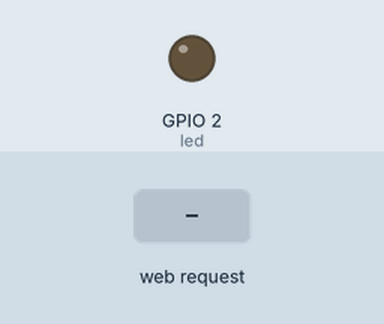
Recording of a program running on a simulated ESP32 board running MicroPython. Shown: output pins drawn as LEDs (lit = HIGH). Inputs (shaded band) come from the test bench. The board's own WiFi access point starts at once.

Above: at 1.2 s.
1.3 s: HTTP request GET /toggle received
At 2.1 s:
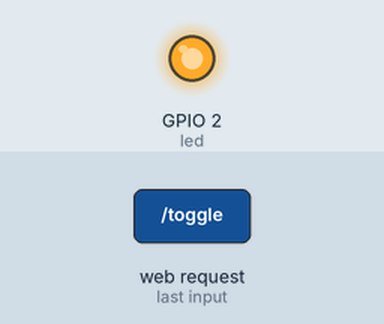
Timing chart, 0 to 4.3 s (numbered marks = the images above; inputs shaded):
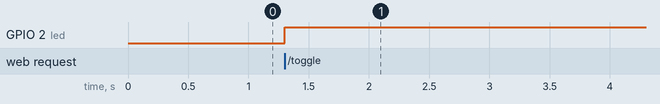

The program:

WiFi_AP_LED_toggle.py
```python
import machine
import network
import socket

# define the pin number for the built-in LED on the ESP32
led_pin = 2

# create a Pin object for the LED pin
led = machine.Pin(led_pin, machine.Pin.OUT)

# create a WiFi access point with the given SSID and password
ap = network.WLAN(network.AP_IF)
ap.active(True)
ap.config(essid='MyESP32AP', password='mypassword')

# define the HTML content for the web page
html = """<!DOCTYPE html>
<html>
  <head>
    <meta name="viewport" content="width=device-width, initial-scale=1">
    <title>ESP32 LED Control</title>
    <style>
      body { font-family: Arial, Helvetica, sans-serif; }
      .container { display: flex; flex-direction: column; align-items: center; }
      .led { margin-top: 30px; width: 100px; height: 100px; border-radius: 50%; background-color: #CCCCCC; }
      .button { margin-top: 20px; padding: 10px 20px; background-color: #4CAF50; color: white; border: none; border-radius: 4px; cursor: pointer; }
    </style>
  </head>
  <body>
    <div class="container">
      <h1>ESP32 LED Control</h1>
      <div class="led" id="led"></div>
      <button class="button" onclick="toggleLed()">Toggle LED</button>
    </div>
    <script>
		var isOn = false;
      function toggleLed() {
        var xhr = new XMLHttpRequest();
        xhr.open('GET', '/toggle');
        xhr.send();

		isOn = !isOn;
        document.getElementById('led').classList.toggle('on');
		if(isOn){
			document.getElementById('led').style.backgroundColor = "#4284df";
		}else{
			document.getElementById('led').style.backgroundColor = "#CCCCCC";
		}

      }
    </script>
  </body>
</html>"""

# create a function to handle incoming client requests
def handle_request(conn):
    request = conn.recv(1024)
    method, path, version = request.decode().split('\r\n')[0].split()
    if path == '/':
        conn.send('HTTP/1.1 200 OK\r\nContent-Type: text/html\r\n\r\n' + html)
    elif path == '/toggle':
        led.value(not led.value())
        conn.send('HTTP/1.1 200 OK\r\nContent-Type: text/plain\r\n\r\nOK')
    conn.close()

# create a socket and bind it to the IP address and port number of the access point
s = socket.socket()
s.bind((ap.ifconfig()[0], 80))
s.listen(5)

# loop forever, handling incoming client requests
while True:
    conn, addr = s.accept()
    handle_request(conn)
```

Measured:
- after the input at 1.3 s, GPIO 2 (led): LOW → HIGH at once
